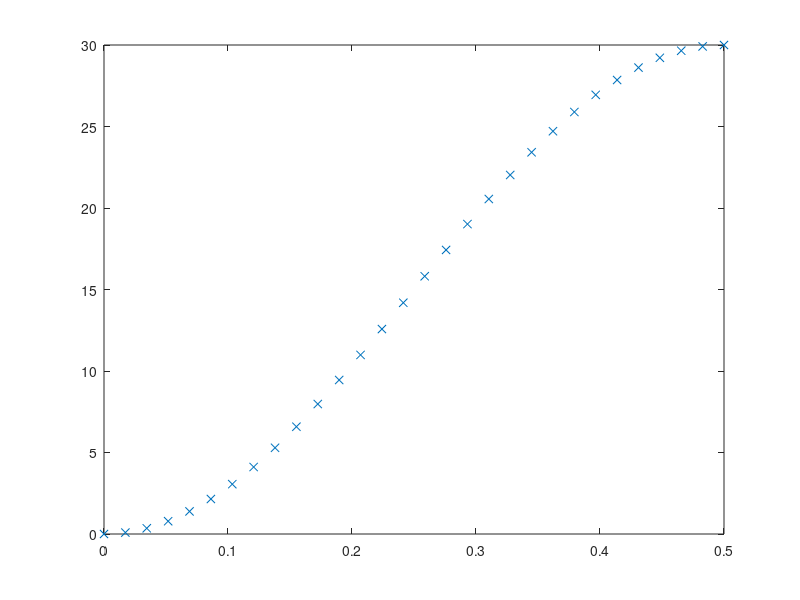

Write MATLAB code to recreate this figure. (Note: this script raises an error after producing the figure.)
close all;
clear all;

hperiod = 0.5;
tablen = 30;
dt = hperiod/(tablen-1);
hamplitude = 15;

t = [];

t = [0:dt:hperiod];
p = cos(pi/hperiod*t)*-hamplitude+hamplitude;

figure()
plot(t,p,'x')

f = fopen('../sketch_dec19a/cos.h','w')
s = sprintf('#define TABLEN %d\nconst int ampl = %d;\n',tablen,hamplitude*2);
fputs(f,s)
s = sprintf('const uint8_t cosT[%d] = {',length(t));
fputs(f,s)
for b = p(1:length(t)-1)
  v = round(b);
  s = sprintf('%d,',v);
  fputs(f,s);
endfor
s = sprintf('%d};\n',round(p(length(t))));
fputs(f,s)
fclose(f)
